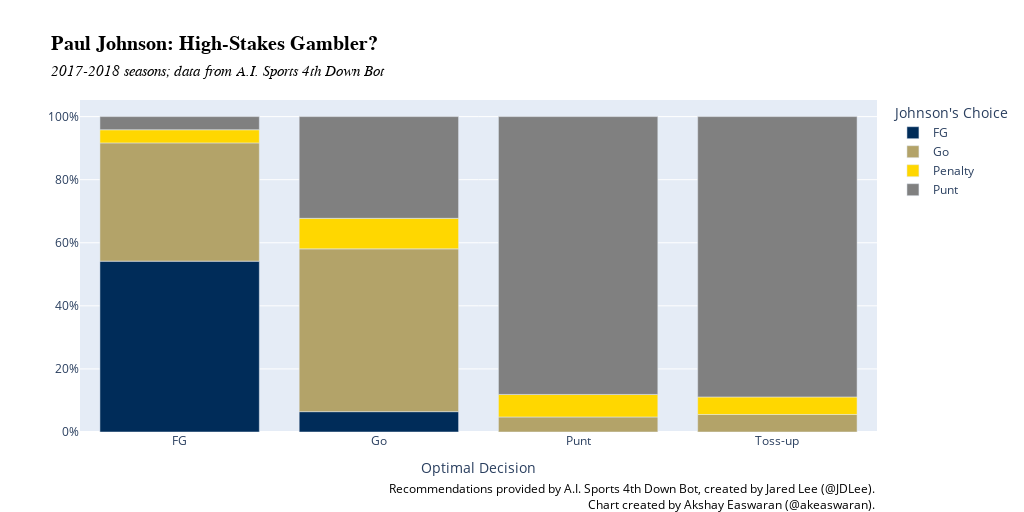

This figure's notebook cell:
### Code cell
make_plotly_decision_chart(decisions[(decisions.pos_team == "Georgia Tech") & (decisions.season < 2019)],"Paul Johnson: High-Stakes Gambler?","2017-2018 seasons; data from A.I. Sports 4th Down Bot",'Johnson\'s Choice')

### Figure 1 — Plotly figure (JSON) as saved in the notebook; plotly's stock layout.template omitted (floating-point values rounded to 4 significant figures)
{"data": [{"alignmentgroup": "True", "hovertemplate": "Johnson's Choice=FG<br>Optimal Decision=%{x}<br>=%{y}<extra></extra>", "legendgroup": "FG", "marker": {"color": "#002c59"}, "name": "FG", "offsetgroup": "FG", "orientation": "v", "showlegend": true, "textposition": "auto", "type": "bar", "x": ["FG", "Go"], "xaxis": "x", "y": [0.5417, 0.06452], "yaxis": "y"}, {"alignmentgroup": "True", "hovertemplate": "Johnson's Choice=Go<br>Optimal Decision=%{x}<br>=%{y}<extra></extra>", "legendgroup": "Go", "marker": {"color": "#b3a369"}, "name": "Go", "offsetgroup": "Go", "orientation": "v", "showlegend": true, "textposition": "auto", "type": "bar", "x": ["FG", "Go", "Punt", "Toss-up"], "xaxis": "x", "y": [0.375, 0.5161, 0.04762, 0.05556], "yaxis": "y"}, {"alignmentgroup": "True", "hovertemplate": "Johnson's Choice=Penalty<br>Optimal Decision=%{x}<br>=%{y}<extra></extra>", "legendgroup": "Penalty", "marker": {"color": "gold"}, "name": "Penalty", "offsetgroup": "Penalty", "orientation": "v", "showlegend": true, "textposition": "auto", "type": "bar", "x": ["FG", "Go", "Punt", "Toss-up"], "xaxis": "x", "y": [0.04167, 0.09677, 0.07143, 0.05556], "yaxis": "y"}, {"alignmentgroup": "True", "hovertemplate": "Johnson's Choice=Punt<br>Optimal Decision=%{x}<br>=%{y}<extra></extra>", "legendgroup": "Punt", "marker": {"color": "gray"}, "name": "Punt", "offsetgroup": "Punt", "orientation": "v", "showlegend": true, "textposition": "auto", "type": "bar", "x": ["FG", "Go", "Punt", "Toss-up"], "xaxis": "x", "y": [0.04167, 0.3226, 0.881, 0.8889], "yaxis": "y"}], "layout": {"annotations": [{"align": "right", "showarrow": false, "text": "<span style=\"color:#000;\">Recommendations provided by A.I. Sports 4th Down Bot, created by Jared Lee (<a href=\"https://twitter.com/JDLee\">@JDLee</a>).</span><br><span style=\"color:#000;\">Chart created by Akshay Easwaran (<a href=\"https://twitter.com/akeaswaran\">@akeaswaran</a>).</span>", "x": 1, "xref": "paper", "y": -0.25, "yref": "paper"}], "barmode": "relative", "height": 512, "legend": {"title": {"text": "Johnson's Choice"}, "tracegroupgap": 0}, "title": {"font": {"color": "#000000", "family": "Arial", "size": 20}, "text": "<b>Paul Johnson: High-Stakes Gambler?</b><br><i style=\"font-size:15px;\">2017-2018 seasons; data from A.I. Sports 4th Down Bot</i>"}, "width": 1024, "xaxis": {"anchor": "y", "domain": [0, 1], "title": {"text": "Optimal Decision"}}, "yaxis": {"anchor": "x", "domain": [0, 1], "tickformat": ".0%", "title": {"text": ""}}}}
